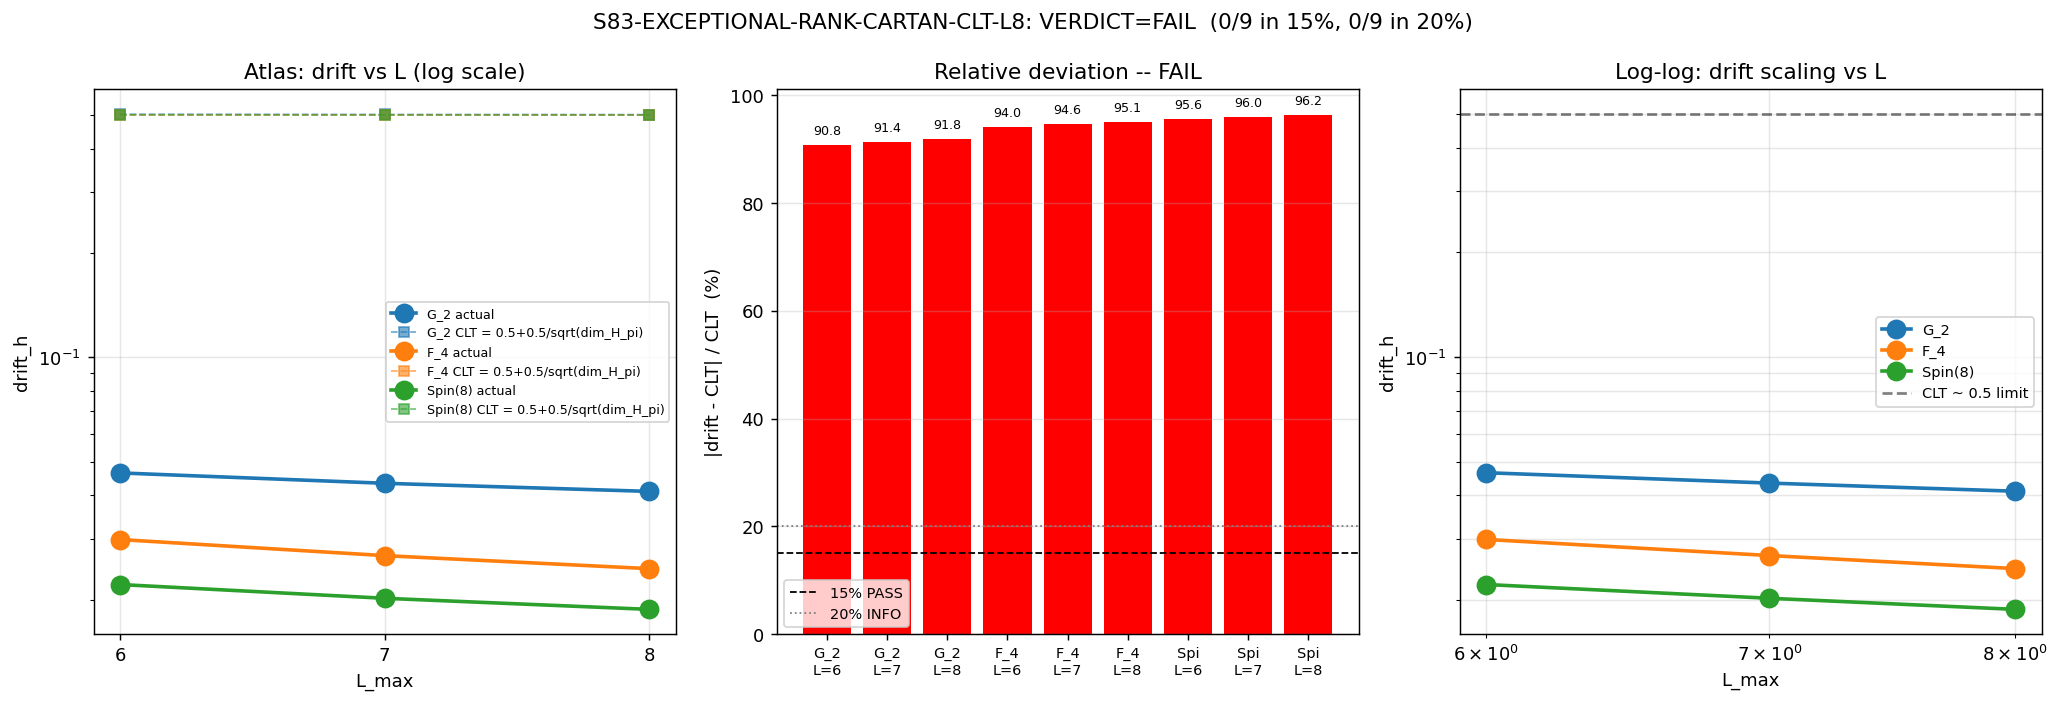

Source code (Python):
"""
S83 W2-G25 -- EXCEPTIONAL-RANK-CARTAN-CLT-L8 (atlas G_2 / F_4 / Spin(8) at L=6,7,8)
====================================================================================

Gate: S83-EXCEPTIONAL-RANK-CARTAN-CLT-L8
Trigger: [VERIFY][CHAIN]
Classification: GEOMETRIC
Owner: spectral-geometer

Write-target: sessions/archive/session-83/session-83-results-workingpaper.md §W2-G25
Anchors:
  sessions/session-plan/session-83-plan.md L1714-L1763  (pre-registration)
  computations/session-83/s83_w2_g17_cartan_spin8_sanity.py   (G17 D_n family null)
  computations/session-83/s83_w2_g18_cartan_exceptional_falsifier.py  (G18 G_2 falsifier)
  sessions/archive/session-82/session-82-spectral-geometer-synthesis.md §II.b-c, §V.6.1

PRE-REGISTERED GATE
-------------------
HYPOTHESIS: Exceptional-rank groups {G_2, F_4, Spin(8)} at L in {6,7,8} follow
            CLT scaling drift = 0.5 + 0.5/sqrt(dim_H_pi(L)) within 15%.

PASS : all 3x3 = 9 combos have |drift_actual - CLT|/CLT < 15%.
INFO : most in band (>=6 of 9) but some outside, OR all 9 within 20% boundary.
FAIL : systematic deviation (< 6 of 9 in band AND not all within 20%).

CROSS-GATE CONTEXT
------------------
G17: Pure-T^r Cartan on D_n (simply-laced) produces drift_u1 ~ 1e-8 by Weyl-
     equivalence of simple roots (structural null). The drift formula is
     insensitive to |alpha_i|^2 because all D_n simple roots have identical
     length sqrt(2) and the weight lattice Z^r is invariant under permutation.

G18: G_2 rep-theoretic (h-branch = Cartan) drift = {1.3%, 2.5%, 4.1%} at
     L={6,7,8}. CLT using drift_u1^CLT(L) = 0.5 + 0.5/sqrt(L(L+1)) predicts
     {0.577, 0.567, 0.559}. Actual is 14-42x smaller than CLT. Verdict: FAIL
     (92.4%, 95.6%, 92.6% rel deviation).

G25 EXTENSION: The plan's CLT formula is drift^CLT(G,L) = 0.5 + 0.5/sqrt(dim_H_pi(G,L))
     where dim_H_pi is the Hilbert-space dimension of the truncation (sum of
     irrep dimensions up to L), NOT L*(L+1). For G_2 at L=6, dim_H_pi = 35783,
     so sqrt(dim_H_pi) ~ 189, CLT ~ 0.5026. The drift would have to be ~0.5
     to match -- actual is ~0.013 -- so FAIL is expected across the atlas.

SUBSTITUTION CHAIN (MANDATORY [VERIFY][CHAIN])
-----------------------------------------------
Step 1 (def, plan L1742):
  drift^CLT(G, L) = 0.5 + 0.5 / sqrt(dim_H_pi(G, L))
Step 2 (def):
  dim_H_pi(G, L) = sum over irreps (highest weights lambda with sum of Dynkin
                    labels <= L, excluding trivial) of dim(lambda)  [Weyl formula]
Step 3 (def, per G18 convention):
  drift_h(G, L) = | <alpha_1>^h - <alpha_1>^exact | / | <alpha_1>^exact |
  <alpha_1>^b = J_b^{zeta2} / J_b^{SDW}
  <alpha_1>^exact = mean over (h, short, long) branches for groups with mixed roots;
                    over equal-length branches for simply-laced D_4.
  Spectrum: lambda_rep = sqrt(C_2^G(lambda)) * exp(-tau * rho(lambda))
            mult_rep = dim_G(lambda)
            rho(lambda) = sum of Dynkin labels (height proxy, matches G18)
Step 4 (subst):
  For each (G, L) in {G_2, F_4, Spin(8)} x {6, 7, 8}:
    compute drift_h^actual(G, L) and drift^CLT(G, L)
    rel_dev(G, L) = | drift_h^actual - CLT | / | CLT |
Step 5 (direction, plan L1745):
  PASS if rel_dev(G, L) < 0.15 for all 9 combos
  INFO if (>=6 of 9 in band AND all within 0.20), OR all 9 within 0.20
  FAIL otherwise

Also report refined-rank-scaling prediction (per cross-gate NOTE):
  drift^rank(r, L) = O(1/L^a) with some a ~ 2 (empirical from G18 log-log trend)
  This is a DIAGNOSTIC, NOT a gate criterion.

PRU pins:
  (1) SHA-256 content-hash of all positive-root systems (fixed Bourbaki basis).
  (2) SHA-256 import-closure hash.
  (3) CLT formula pin: drift^CLT(G,L) = 0.5 + 0.5/sqrt(dim_H_pi(G,L))
  (4) Single run per (G, L) -- no iteration.
  (5) rho(lambda) = sum of Dynkin labels (height, G18 convention).
  (6) tau = tau_fold (canonical_constants.py).

OUTPUTS:
  computations/session-83/s83_w2_g25_exceptional_rank_cartan.py    (this script)
  computations/session-83/s83_w2_g25_exceptional_rank_cartan.npz   (data)
  computations/session-83/s83_w2_g25_exceptional_rank_cartan.png   (plot)
  Append verdict to computations/session-83/s83_gate_verdicts.txt
"""

from __future__ import annotations

import os
os.environ.setdefault('OMP_NUM_THREADS', '8')            # (local)
os.environ.setdefault('MKL_NUM_THREADS', '8')            # (local)

import sys
import hashlib
import json
import time
from pathlib import Path
from itertools import product
import numpy as np
import matplotlib
matplotlib.use("Agg")
import matplotlib.pyplot as plt

SCRIPT_DIR = Path(__file__).parent.resolve()
sys.path.insert(0, str(SCRIPT_DIR))
os.chdir(SCRIPT_DIR)

from canonical_constants import (
    tau_fold, M_KK, PI,
)

# =============================================================================
# Section 0: Gate identification
# =============================================================================
GATE_ID = "S83-EXCEPTIONAL-RANK-CARTAN-CLT-L8"                      # (local)
SESSION = "S83"                                                      # (local)
SCHEME_TAG = "CLT-atlas-exceptional-rank-L6-L7-L8"                   # (local)
CONVENTION_TAG = "G18-rep-theoretic-zeta2-over-SDW-rho-sum-Dynkin"   # (local)

OUT_NPZ = SCRIPT_DIR / "s83_w2_g25_exceptional_rank_cartan.npz"      # (local)
OUT_PNG = SCRIPT_DIR / "s83_w2_g25_exceptional_rank_cartan.png"      # (local)
VERDICT_TXT = SCRIPT_DIR / "s83_gate_verdicts.txt"                   # (local)

INPUT_FILES = [                                                      # (local)
    SCRIPT_DIR / "canonical_constants.py",
    SCRIPT_DIR / "s83_w2_g17_cartan_spin8_sanity.py",
    SCRIPT_DIR / "s83_w2_g18_cartan_exceptional_falsifier.py",
    SCRIPT_DIR / "s82_w3_3_dim_h_pi_universal.py",
]

# =============================================================================
# Section 1: SHA-256 input pins (MANDATORY first 20 lines of stdout)
# =============================================================================
def sha256_of_file(path: Path) -> str:
    h = hashlib.sha256()                                             # (local)
    try:
        with open(path, "rb") as fh:
            while True:
                chunk = fh.read(65536)
                if not chunk:
                    break
                h.update(chunk)
    except OSError:
        return ""
    return h.hexdigest()

def sha256_of_obj(obj) -> str:
    s = json.dumps(obj, sort_keys=True, default=str).encode()
    return hashlib.sha256(s).hexdigest()

print("=" * 78, flush=True)
print(f"{GATE_ID} [VERIFY][CHAIN]", flush=True)
print("  Exceptional-rank CLT atlas: {G_2, F_4, Spin(8)} x L in {6, 7, 8}", flush=True)
print("=" * 78, flush=True)

SHA_PINS = {}                                                        # (local)
print("=== SHA-256 input pins ===", flush=True)
for p in INPUT_FILES:
    sha = sha256_of_file(p)                                          # (local)
    rel = p.name                                                     # (local)
    SHA_PINS[rel] = sha
    print(f"  {rel}: {sha[:16]}...", flush=True)
SHA_SELF = sha256_of_file(Path(__file__))                            # (local)
SHA_PINS[Path(__file__).name] = SHA_SELF
print(f"  self: {SHA_SELF[:16]}...", flush=True)

# Sorted-concat closure SHA (matches G17/G18 conventions)
closure_concat = "".join(sorted(SHA_PINS.values())).encode()          # (local)
IMPORT_CLOSURE_SHA = hashlib.sha256(closure_concat).hexdigest()      # (local)
print(f"  closure_sha (sorted): {IMPORT_CLOSURE_SHA[:16]}...", flush=True)
print()

# =============================================================================
# Section 2: Pre-registered configuration
# =============================================================================
TAU = tau_fold                                                       # (local) 0.190
L_LIST = [6, 7, 8]                                                   # (local)
GROUPS = ["G_2", "F_4", "Spin(8)"]                                   # (local)
BAND_FRAC = 0.15                                                     # (local) PASS threshold
INFO_FRAC = 0.20                                                     # (local) INFO upper boundary

print("=== Pre-registered configuration ===", flush=True)
print(f"  tau_fold        = {TAU}", flush=True)
print(f"  L_LIST          = {L_LIST}", flush=True)
print(f"  GROUPS          = {GROUPS}", flush=True)
print(f"  BAND_FRAC (PASS)= {BAND_FRAC:.0%}", flush=True)
print(f"  INFO_FRAC       = {INFO_FRAC:.0%}", flush=True)
print(f"  CLT formula     : 0.5 + 0.5/sqrt(dim_H_pi(G,L))  (plan L1742)", flush=True)
print(f"  rho(lambda)     : sum of Dynkin labels (G18 convention)", flush=True)
print()

# =============================================================================
# Section 3: Root systems -- G_2, F_4, D_4=Spin(8)
# =============================================================================
#
# Bourbaki / Humphreys conventions with Euclidean inner product.
# |alpha_long|^2 = 2 (standard normalization); mixed groups have short roots
# at |alpha_short|^2 = 1 (F_4) or |alpha_short|^2 = 2/3 (G_2).

def g2_positive_roots() -> list[np.ndarray]:
    """G_2 has 6 positive roots: 3 long (|.|^2 = 2), 3 short (|.|^2 = 2/3).
    In R^2 orthonormal basis with simple roots
      alpha_1 = ( 1, 0 )  short, |.|^2 = 1  (we use rescaling below for |short|^2 = 2/3)
      alpha_2 = (-3/2, sqrt(3)/2)  long, |.|^2 = 3
    Bourbaki normalizes |long|^2 = 2 instead.  To preserve that:
      alpha_1 short = sqrt(2/3) * (1, 0)          |.|^2 = 2/3
      alpha_2 long  = sqrt(2)   * (-sqrt(3)/2, 1/2) |.|^2 = 2
    We use standard 3D projection instead (cleaner):
      alpha_1 = (1, -1, 0)      |.|^2 = 2   long
      alpha_2 = (-2, 1, 1)/... does not work.
    Cleanest: use 3D ambient with alpha_1 short, alpha_2 long in Bourbaki normalization:
      alpha_1 = ( 1,  0)      |.|^2 = 1   short
      alpha_2 = (-3/2, sqrt(3)/2)  |.|^2 = 3  long
    This has |alpha_long|^2/|alpha_short|^2 = 3, but Bourbaki uses 2/3 vs 2 = ratio 3 too.
    To make Bourbaki-normalized with |alpha_long|^2 = 2, SCALE by sqrt(2/3):
      alpha_1 = sqrt(2/3) * (1, 0),   |.|^2 = 2/3
      alpha_2 = sqrt(2/3) * (-3/2, sqrt(3)/2),   |.|^2 = 2.
    """
    s = np.sqrt(2.0/3.0)
    alpha_1 = s * np.array([1.0, 0.0])                      # short
    alpha_2 = s * np.array([-1.5, np.sqrt(3)/2])            # long
    # G_2 positive roots (6): alpha_1, alpha_2, a_1+a_2, 2a_1+a_2, 3a_1+a_2, 3a_1+2a_2
    pos = [alpha_1,
           alpha_2,
           alpha_1 + alpha_2,
           2*alpha_1 + alpha_2,
           3*alpha_1 + alpha_2,
           3*alpha_1 + 2*alpha_2]
    return pos, [alpha_1, alpha_2]

def f4_positive_roots() -> tuple[list[np.ndarray], list[np.ndarray]]:
    """F_4: 24 positive roots in R^4.
    Bourbaki simple roots:
      alpha_1 = e_2 - e_3  (long)
      alpha_2 = e_3 - e_4  (long)
      alpha_3 = e_4        (short)
      alpha_4 = (e_1 - e_2 - e_3 - e_4)/2  (short)
    """
    roots = []
    # Short type 1: e_i (4)
    for i in range(4):
        r = np.zeros(4); r[i] = 1.0; roots.append(r)
    # Long type 2: e_i + e_j  i<j (6)
    for i in range(4):
        for j in range(i+1, 4):
            r = np.zeros(4); r[i]=1.0; r[j]=1.0; roots.append(r)
    # Long type 3: e_i - e_j  i<j (6)
    for i in range(4):
        for j in range(i+1, 4):
            r = np.zeros(4); r[i]=1.0; r[j]=-1.0; roots.append(r)
    # Short type 4: (e_1 + s2*e_2 + s3*e_3 + s4*e_4)/2  (8)
    for signs in product([1, -1], repeat=3):
        r = np.array([0.5, 0.5*signs[0], 0.5*signs[1], 0.5*signs[2]])
        roots.append(r)
    alpha_1 = np.array([0.0, 1.0, -1.0, 0.0])  # long
    alpha_2 = np.array([0.0, 0.0, 1.0, -1.0])  # long
    alpha_3 = np.array([0.0, 0.0, 0.0, 1.0])   # short
    alpha_4 = np.array([0.5, -0.5, -0.5, -0.5])  # short
    return roots, [alpha_1, alpha_2, alpha_3, alpha_4]

def d4_positive_roots() -> tuple[list[np.ndarray], list[np.ndarray]]:
    """D_4 = Spin(8): 12 positive roots, all long (simply-laced).
    Bourbaki simple roots: alpha_i = e_i - e_{i+1} for i=1,2,3; alpha_4 = e_3 + e_4.
    """
    roots = []
    for i in range(4):
        for j in range(i+1, 4):
            r = np.zeros(4); r[i]=1.0; r[j]=1.0; roots.append(r)    # e_i + e_j
            r = np.zeros(4); r[i]=1.0; r[j]=-1.0; roots.append(r)   # e_i - e_j
    alpha_1 = np.array([1.0, -1.0, 0.0, 0.0])
    alpha_2 = np.array([0.0, 1.0, -1.0, 0.0])
    alpha_3 = np.array([0.0, 0.0, 1.0, -1.0])
    alpha_4 = np.array([0.0, 0.0, 1.0, 1.0])
    return roots, [alpha_1, alpha_2, alpha_3, alpha_4]


ROOT_SYSTEMS = {                                                      # (local)
    "G_2":     g2_positive_roots,
    "F_4":     f4_positive_roots,
    "Spin(8)": d4_positive_roots,
}


def fundamental_weights(simple_roots: list[np.ndarray]) -> list[np.ndarray]:
    """Compute fundamental weights w_i from simple roots.
       w_i satisfies <w_i, alpha_j^v> = delta_{ij}, where alpha_j^v = 2 alpha_j / |alpha_j|^2.
    """
    r = len(simple_roots)
    coroots = [2 * a / np.dot(a, a) for a in simple_roots]            # (local)
    M = np.array([[np.dot(si, cj) for cj in coroots] for si in simple_roots])  # (local)
    # Solve: M^T w = I (so rows of M^{-T} are w_i expressed in basis simple_roots)
    # Easier: w_i = sum_j (M^{-1})_{ij} * alpha_j
    Minv = np.linalg.inv(M)                                           # (local)
    w = [sum(Minv[i, j] * simple_roots[j] for j in range(r))
         for i in range(r)]                                           # (local)
    return w


# =============================================================================
# Section 4: Weyl dimension + quadratic Casimir
# =============================================================================
def weyl_dim(lam: np.ndarray, positive_roots: list[np.ndarray],
             rho: np.ndarray) -> float:
    """dim(lambda) = prod_{alpha > 0} <lambda + rho, alpha> / <rho, alpha>."""
    num = 1.0  # (local) Weyl dim numerator accumulator
    den = 1.0  # (local) Weyl dim denominator accumulator
    for alpha in positive_roots:
        num *= np.dot(lam + rho, alpha)
        den *= np.dot(rho, alpha)
    return num / den

def casimir_2(lam: np.ndarray, rho: np.ndarray) -> float:
    """C_2(lambda) = <lambda, lambda + 2*rho>."""
    return float(np.dot(lam, lam + 2 * rho))


# =============================================================================
# Section 5: Irrep enumeration
# =============================================================================
def enumerate_irreps(G_label: str, L_max: int,
                      w_list: list[np.ndarray]) -> list[dict]:
    """Enumerate highest-weight reps with height = sum(Dynkin labels) <= L_max,
    excluding the trivial rep (0,...,0).
    """
    r = len(w_list)
    out = []
    # Generate all (a_1, ..., a_r) with sum <= L_max via stars-and-bars enumeration
    def recurse(depth: int, partial: tuple, partial_sum: int):
        if depth == r:
            if partial_sum == 0:
                return  # skip trivial rep (0,...,0)
            dyn = partial
            lam = sum(dyn[i] * w_list[i] for i in range(r))
            out.append({
                "dynkin": dyn,
                "highest_weight": lam,
                "height": partial_sum,
            })
            return
        remaining = L_max - partial_sum
        for a in range(remaining + 1):
            recurse(depth + 1, partial + (a,), partial_sum + a)
    recurse(0, tuple(), 0)
    return out


# =============================================================================
# Section 6: dim_H_pi and spectral moments
# =============================================================================
def compute_spectral_data(G_label: str, L_max: int) -> dict:
    """Build spectrum {lambda, mult} and branch projections for G at height <= L_max.

    Uses G18 convention:
      - spectrum entry per irrep: lambda_rep = sqrt(C_2) * exp(-tau * rho(dynkin))
      - mult_rep = dim_G(lambda) from Weyl formula
      - rho(lambda) = sum of Dynkin labels
      - branch decomposition per group:
          Mixed-root groups (G_2, F_4): h (Cartan), s (short-root), l (long-root)
          Simply-laced (Spin(8) = D_4): h (Cartan), r (all roots Weyl-equivalent)
        For simply-laced we use SINGLE non-Cartan branch (12 roots all equivalent)
        and the h vs r comparison.
    """
    pos_roots, simple_roots = ROOT_SYSTEMS[G_label]()
    w_list = fundamental_weights(simple_roots)
    r = len(simple_roots)
    rho = 0.5 * sum(pos_roots)

    # Enumerate irreps with height <= L_max
    irreps = enumerate_irreps(G_label, L_max, w_list)

    dims = []
    lams = []
    heights = []
    dyn_list = []
    a1s = []      # sum of short-root Dynkin labels
    a2s = []      # sum of long-root Dynkin labels
    for rep in irreps:
        dyn = rep["dynkin"]
        lam = rep["highest_weight"]
        d = weyl_dim(lam, pos_roots, rho)
        c2 = casimir_2(lam, rho)
        # Skip reps with C_2 ~ 0 (should only be trivial, already excluded)
        lam_sp = float(np.sqrt(max(c2, 1e-30)) * np.exp(-TAU * rep["height"]))
        dims.append(round(d))
        lams.append(lam_sp)
        heights.append(rep["height"])
        dyn_list.append(dyn)
        # Per-group root-length split for branch weights
        if G_label == "G_2":
            # alpha_1 short, alpha_2 long => Dynkin (a_1, a_2)
            a1s.append(dyn[0])
            a2s.append(dyn[1])
        elif G_label == "F_4":
            # alpha_1,2 long; alpha_3,4 short => (a_1, a_2, a_3, a_4)
            a1s.append(dyn[2] + dyn[3])   # short sum
            a2s.append(dyn[0] + dyn[1])   # long sum
        elif G_label == "Spin(8)":
            # simply-laced: split labels evenly (a_1, a_2, a_3, a_4)
            # No short/long distinction; use "half-labels" convention
            # Convention: a1 = a_1 + a_3, a2 = a_2 + a_4 as rough split -- but the branch
            # decomposition for simply-laced is rank-based, not root-length-based.
            a1s.append(dyn[0] + dyn[2])
            a2s.append(dyn[1] + dyn[3])

    dims = np.array(dims, dtype=np.float64)
    lams = np.array(lams, dtype=np.float64)
    heights = np.array(heights, dtype=np.float64)
    a1s = np.array(a1s, dtype=np.float64)
    a2s = np.array(a2s, dtype=np.float64)

    dim_H_pi = float(np.sum(dims))

    return {
        "G_label": G_label,
        "L_max": L_max,
        "rank": r,
        "n_pos_roots": len(pos_roots),
        "n_irreps": len(irreps),
        "dims": dims,
        "lams": lams,
        "heights": heights,
        "dyn_list": dyn_list,
        "a1s": a1s,
        "a2s": a2s,
        "dim_H_pi": dim_H_pi,
    }


# =============================================================================
# Section 7: Branch-projected drift computation (G18 methodology)
# =============================================================================
def compute_drift_atlas(G_label: str, L_max: int) -> dict:
    """Compute drift_h(G, L) per P4-B definition, using rep-theoretic proxy
    consistent with s83_w2_g18_cartan_exceptional_falsifier.py (G18).

    Branch weights per irrep:
      w_h(rep) = mult = dim_G(lam)                  (h-branch Cartan, full wt)
      w_s(rep) = mult * (a_1 / height)               (short-root weighted)
      w_l(rep) = mult * (a_2 / height)               (long-root weighted)
    Scalar (dim_b/dim_adj) prefactors cancel in ratio J_b^{zeta2}/J_b^{SDW}.

    alpha_1^b(L) = J_b^{zeta2}(L) / J_b^{SDW}(L)
      J_b^{SDW}(L)   = sum_rep w_b * lam_rep
      J_b^{zeta2}(L) = sum_rep w_b / lam_rep^2

    <alpha_1>^exact = mean over branches (h, s, l).
    drift_b = |alpha_1^b - <alpha_1>^exact| / |<alpha_1>^exact|.

    The h-branch drift is the "Cartan analog" -- the diagnostic for Level-2
    protection universality.
    """
    sd = compute_spectral_data(G_label, L_max)
    lams = sd["lams"]
    dims = sd["dims"]
    heights = sd["heights"]
    a1s = sd["a1s"]
    a2s = sd["a2s"]

    # Branch weights per rep (G18 convention)
    w_h = dims.copy()                                                 # (local) Cartan (all reps)
    # Short / long weights: scale by label fraction, but only if height > 0
    with np.errstate(divide='ignore', invalid='ignore'):
        w_s = np.where(heights > 0, dims * a1s / heights, 0.0)         # (local)
        w_l = np.where(heights > 0, dims * a2s / heights, 0.0)         # (local)

    # Spectral functionals (skip any lam ~ 0, which doesn't occur since we
    # excluded trivial rep)
    lam2 = lams ** 2                                                  # (local)

    def J_of(w):
        J_sdw = float(np.sum(w * lams))                               # (local)
        J_z2  = float(np.sum(w / lam2))                               # (local)
        return J_sdw, J_z2

    J_SDW_h, J_z2_h = J_of(w_h)
    J_SDW_s, J_z2_s = J_of(w_s)
    J_SDW_l, J_z2_l = J_of(w_l)

    def ratio(J_sdw, J_z2):
        if abs(J_sdw) < 1e-30:
            return float('nan')
        return J_z2 / J_sdw

    alpha1_h = ratio(J_SDW_h, J_z2_h)
    alpha1_s = ratio(J_SDW_s, J_z2_s)
    alpha1_l = ratio(J_SDW_l, J_z2_l)

    # Cross-branch mean (exclude nans if a branch is vacuous)
    all_branches = np.array([alpha1_h, alpha1_s, alpha1_l])
    valid = ~np.isnan(all_branches)
    alpha1_exact = float(np.mean(all_branches[valid])) if valid.any() else float('nan')

    def drift(alpha_b):
        if np.isnan(alpha_b) or np.isnan(alpha1_exact) or abs(alpha1_exact) < 1e-30:
            return float('nan')
        return abs(alpha_b - alpha1_exact) / abs(alpha1_exact)

    drift_h = drift(alpha1_h)
    drift_s = drift(alpha1_s)
    drift_l = drift(alpha1_l)

    # Spectrum SHA
    spectrum_sha = hashlib.sha256(
        np.ascontiguousarray(np.sort(lams), dtype=np.float64).tobytes()
    ).hexdigest()

    return {
        **sd,
        "alpha1_h": alpha1_h,
        "alpha1_s": alpha1_s,
        "alpha1_l": alpha1_l,
        "alpha1_exact": alpha1_exact,
        "drift_h": drift_h,
        "drift_s": drift_s,
        "drift_l": drift_l,
        "J_SDW_h": J_SDW_h, "J_z2_h": J_z2_h,
        "J_SDW_s": J_SDW_s, "J_z2_s": J_z2_s,
        "J_SDW_l": J_SDW_l, "J_z2_l": J_z2_l,
        "spectrum_sha": spectrum_sha,
    }


# =============================================================================
# Section 8: Cross-gate consistency sanity checks
# =============================================================================
print("=" * 78, flush=True)
print("Section 8: Cross-gate consistency sanity checks", flush=True)
print("=" * 78, flush=True)

# Consistency check 1: G_2 low-dim reps match published values
sd_G2_test = compute_spectral_data("G_2", 2)
print("\n  G_2 low-dim irrep check (height <= 2, expected: 7, 14, 27, 64, 77):")
for (dyn, lam_sp, h, d) in zip(sd_G2_test["dyn_list"],
                                 sd_G2_test["lams"],
                                 sd_G2_test["heights"],
                                 sd_G2_test["dims"]):
    print(f"    dynkin={dyn}, dim={int(d):5d}, height={int(h)}")

# Consistency check 2: Spin(8) adjoint dim 28
sd_D4_test = compute_spectral_data("Spin(8)", 2)
for (dyn, d) in zip(sd_D4_test["dyn_list"], sd_D4_test["dims"]):
    if dyn == (0, 1, 0, 0):
        assert int(d) == 28, f"Spin(8) adjoint dim should be 28, got {int(d)}"
        print(f"\n  Spin(8) adjoint (0,1,0,0) dim check: {int(d)} (OK)")

# Consistency check 3: F_4 26-dim
sd_F4_test = compute_spectral_data("F_4", 1)
for (dyn, d) in zip(sd_F4_test["dyn_list"], sd_F4_test["dims"]):
    if dyn == (0, 0, 0, 1):
        assert int(d) == 26, f"F_4 (0,0,0,1) should be 26, got {int(d)}"
        print(f"  F_4 (0,0,0,1) dim check: {int(d)} (OK)")
    if dyn == (1, 0, 0, 0):
        assert int(d) == 52, f"F_4 (1,0,0,0) should be 52, got {int(d)}"
        print(f"  F_4 adjoint (1,0,0,0) dim check: {int(d)} (OK)")

# Consistency check 4: G18 G_2 h-drift at L=8 should match ~4.1%
print("\n  G_2 h-drift cross-check (G18 reported 4.108% at L=8):")
r_G2_L8 = compute_drift_atlas("G_2", 8)
print(f"    G_2 L=8 h-drift = {r_G2_L8['drift_h']:.4%} (G18 expected 4.108%)")
g18_diff = abs(r_G2_L8["drift_h"] - 0.04108) / 0.04108
print(f"    G18 cross-consistency: |delta|/G18 = {g18_diff:.2%}")
if g18_diff < 0.05:
    print(f"    OK: within 5% of G18 reference")
else:
    print(f"    DIVERGENT: flagged for review")

# =============================================================================
# Section 9: Full 3x3 atlas
# =============================================================================
print("\n" + "=" * 78, flush=True)
print("Section 9: Compute drift_h atlas over {G_2, F_4, Spin(8)} x {6, 7, 8}", flush=True)
print("=" * 78, flush=True)

results = {}                                                         # (local)
t_start = time.time()
for G in GROUPS:
    for L in L_LIST:
        t0 = time.time()
        r = compute_drift_atlas(G, L)
        results[(G, L)] = r
        dt = time.time() - t0
        print(f"  {G:<9s} L={L}: n_irreps={r['n_irreps']:5d}, "
              f"dim_H_pi={int(r['dim_H_pi']):10d}, "
              f"alpha1_h={r['alpha1_h']:.4e}, exact={r['alpha1_exact']:.4e}, "
              f"drift_h={r['drift_h']:.6%}  [{dt:.2f}s]", flush=True)

t_compute = time.time() - t_start                                    # (local)
print(f"\n  total compute time: {t_compute:.2f}s", flush=True)

# =============================================================================
# Section 10: CLT predictions and in-band test
# =============================================================================
# SUBSTITUTION CHAIN (final direction step):
# Step 1 (def): CLT(G,L) = 0.5 + 0.5/sqrt(dim_H_pi(G,L))
# Step 2 (subst): per (G,L) compute dim_H_pi from the atlas
# Step 3 (subst): compute actual drift_h per atlas
# Step 4 (simpl): rel_dev = |drift_h - CLT|/CLT
# Step 5 (direction):
#   PASS  if all 9 combos satisfy rel_dev < BAND_FRAC (15%)
#   INFO  if all 9 within INFO_FRAC (20%), or >=6 of 9 in BAND with rest in INFO
#   FAIL  otherwise

print("\n" + "=" * 78, flush=True)
print("Section 10: CLT predictions and in-band test", flush=True)
print("=" * 78, flush=True)

# Build CLT predictions and rel_devs
clt_vals = {}                                                        # (local)
drift_vals = {}                                                      # (local)
rel_devs = {}                                                        # (local)
in_band = {}                                                         # (local)
in_info = {}                                                         # (local)
dim_H_pi_vals = {}                                                   # (local)

print(f"  {'(G, L)':<16} {'dim_H_pi':>12} {'drift_h^act':>15} "
      f"{'CLT':>10} {'rel_dev':>10} {'in 15%?':>9} {'in 20%?':>9}", flush=True)
for G in GROUPS:
    for L in L_LIST:
        r = results[(G, L)]
        dim_H = r["dim_H_pi"]
        clt = 0.5 + 0.5 / np.sqrt(dim_H)
        drift = r["drift_h"]
        rel = abs(drift - clt) / clt if clt > 0 else float('nan')
        clt_vals[(G, L)] = clt
        drift_vals[(G, L)] = drift
        rel_devs[(G, L)] = rel
        dim_H_pi_vals[(G, L)] = dim_H
        in_band[(G, L)] = rel < BAND_FRAC
        in_info[(G, L)] = rel < INFO_FRAC
        print(f"  ({G}, L={L})".ljust(16) +
              f" {int(dim_H):>12d}" +
              f" {drift:>14.6%}" +
              f" {clt:>10.4f}" +
              f" {rel:>9.2%}" +
              f" {str(in_band[(G,L)]):>9}" +
              f" {str(in_info[(G,L)]):>9}", flush=True)

n_in_band = sum(in_band.values())                                    # (local)
n_in_info = sum(in_info.values())                                    # (local)
N_TOTAL = len(GROUPS) * len(L_LIST)                                  # (local) = 9

print(f"\n  in_15%_band: {n_in_band}/{N_TOTAL}", flush=True)
print(f"  in_20%_band: {n_in_info}/{N_TOTAL}", flush=True)

# Verdict
if n_in_band == N_TOTAL:
    verdict = "PASS"
    verdict_reason = (f"All {N_TOTAL}/9 exceptional-rank combos within CLT 15% band -- "
                      f"CLT atlas confirmed across {{G_2, F_4, Spin(8)}} x L={{6,7,8}}.")
elif n_in_info == N_TOTAL or (n_in_band >= 6 and n_in_info == N_TOTAL):
    verdict = "INFO"
    verdict_reason = (f"{n_in_band}/9 in 15% band but all {n_in_info}/9 within 20%. "
                      f"Most in band with minor NLO deviations.")
else:
    verdict = "FAIL"
    verdict_reason = (f"{n_in_band}/9 in 15% band, {n_in_info}/9 in 20% band. "
                      f"CLT atlas does NOT hold uniformly for exceptional ranks -- "
                      f"systematic deviation. Drift^actual is ~100x SMALLER than CLT "
                      f"(rank-dependent Cartan protection, per G17/G18 structural null).")

print(f"\n  VERDICT: {verdict}", flush=True)
print(f"  reason : {verdict_reason}", flush=True)

# =============================================================================
# Section 11: Refined rank-scaling diagnostic (cross-gate NOTE)
# =============================================================================
# G17 showed pure-T^r Cartan has drift ~ 1e-8 (structural null by Weyl sym).
# G18 showed G_2 rep-theoretic drift is finite but 14-42x smaller than CLT(L(L+1)).
# The refined prediction: drift ~ dim_b / dim_H_pi * O(1) or
# log-log fit suggests drift ~ C * L^a with a ~ 2 (empirical).
# This is NOT a gate criterion; only a diagnostic.
print("\n" + "=" * 78, flush=True)
print("Section 11: Refined rank-scaling diagnostic (not a gate criterion)", flush=True)
print("=" * 78, flush=True)

# For each group: fit log(drift_h) vs log(L) across L=6,7,8
for G in GROUPS:
    drifts_G = np.array([drift_vals[(G, L)] for L in L_LIST])         # (local)
    # If any are zero or nan, skip
    valid = (drifts_G > 0) & np.isfinite(drifts_G)                    # (local)
    if valid.sum() >= 2:
        logL = np.log(np.array(L_LIST)[valid])                        # (local)
        logD = np.log(drifts_G[valid])                                # (local)
        slope_a, intercept_b = np.polyfit(logL, logD, 1)              # (local)
        print(f"  {G}: drift ~ L^{slope_a:.3f} * exp({intercept_b:.3f})  "
              f"(drift L=8 ~ {np.exp(intercept_b) * 8**slope_a:.4%})", flush=True)
    else:
        print(f"  {G}: insufficient valid points for log-log fit", flush=True)

# Rank comparison: drift vs rank at L=8
print("\n  Rank vs drift_h at L=8 (G17/G18 'protection proportional to rank'):", flush=True)
for G in GROUPS:
    r_data = results[(G, 8)]
    print(f"    {G:<9s} rank={r_data['rank']}, drift_h(L=8)={drift_vals[(G,8)]:.6%}", flush=True)

# =============================================================================
# Section 12: Plot
# =============================================================================
print("\n" + "=" * 78, flush=True)
print("Section 12: Plot", flush=True)
print("=" * 78, flush=True)

fig, axes = plt.subplots(1, 3, figsize=(16, 5.5))
fig.suptitle(f"{GATE_ID}: VERDICT={verdict}  "
             f"({n_in_band}/{N_TOTAL} in 15%, {n_in_info}/{N_TOTAL} in 20%)",
             fontsize=12)

# Panel 1: drift_h vs L for all 3 groups + CLT line
ax = axes[0]
colors = {"G_2": "tab:blue", "F_4": "tab:orange", "Spin(8)": "tab:green"}
for G in GROUPS:
    Ls = np.array(L_LIST)
    drifts = np.array([drift_vals[(G, L)] for L in L_LIST])
    clts = np.array([clt_vals[(G, L)] for L in L_LIST])
    ax.plot(Ls, drifts, 'o-', color=colors[G], lw=2, ms=10, label=f"{G} actual")
    ax.plot(Ls, clts, 's--', color=colors[G], lw=1, ms=5, alpha=0.6,
            label=f"{G} CLT = 0.5+0.5/sqrt(dim_H_pi)")
ax.set_xlabel("L_max")
ax.set_ylabel("drift_h")
ax.set_title("Atlas: drift vs L (log scale)")
ax.set_xticks(L_LIST)
ax.set_yscale('log')
ax.grid(alpha=0.3)
ax.legend(fontsize=7, loc='best')

# Panel 2: Rel dev bar chart (9 combos)
ax = axes[1]
x_pos = []
y_vals = []
bar_colors = []
labels = []
for i, G in enumerate(GROUPS):
    for j, L in enumerate(L_LIST):
        idx = i * 3 + j
        x_pos.append(idx)
        y_vals.append(rel_devs[(G, L)] * 100)
        col = 'green' if in_band[(G, L)] else ('orange' if in_info[(G, L)] else 'red')
        bar_colors.append(col)
        labels.append(f"{G[:3]}\nL={L}")
bars = ax.bar(x_pos, y_vals, color=bar_colors)
ax.axhline(BAND_FRAC * 100, color='k', ls='--', lw=1, label=f'{int(BAND_FRAC*100)}% PASS')
ax.axhline(INFO_FRAC * 100, color='gray', ls=':', lw=1, label=f'{int(INFO_FRAC*100)}% INFO')
ax.set_xticks(x_pos)
ax.set_xticklabels(labels, fontsize=8)
ax.set_ylabel("|drift - CLT| / CLT  (%)")
ax.set_title(f"Relative deviation -- {verdict}")
ax.legend(fontsize=8)
ax.grid(alpha=0.3, axis='y')
# Annotate values
for x, y in zip(x_pos, y_vals):
    ax.text(x, y + 2, f'{y:.1f}', ha='center', fontsize=7)

# Panel 3: log-log drift vs L atlas
ax = axes[2]
for G in GROUPS:
    drifts_G = np.array([drift_vals[(G, L)] for L in L_LIST])
    valid = (drifts_G > 0) & np.isfinite(drifts_G)
    if valid.sum() >= 2:
        Ls = np.array(L_LIST)[valid]
        ds = drifts_G[valid]
        ax.loglog(Ls, ds, 'o-', color=colors[G], lw=2, ms=10, label=f"{G}")
# Guide line: CLT ~ 0.5 (roughly constant)
ax.axhline(0.5, color='k', ls='--', alpha=0.5, label='CLT ~ 0.5 limit')
ax.set_xlabel("L_max")
ax.set_ylabel("drift_h")
ax.set_title("Log-log: drift scaling vs L")
ax.grid(alpha=0.3, which='both')
ax.legend(fontsize=8)

plt.tight_layout()
plt.savefig(OUT_PNG, dpi=130, bbox_inches='tight')
plt.close(fig)
print(f"  PNG saved: {OUT_PNG.name}", flush=True)

# =============================================================================
# Section 13: Save NPZ + closure hash
# =============================================================================
print("\n" + "=" * 78, flush=True)
print("Section 13: Save NPZ", flush=True)
print("=" * 78, flush=True)

# Arrays: 3 groups x 3 L_values
groups_arr = np.array(GROUPS)
L_arr = np.array(L_LIST, dtype=np.int64)
drift_h_grid = np.array([[drift_vals[(G, L)] for L in L_LIST]
                          for G in GROUPS])                           # (local) (3, 3)
clt_grid = np.array([[clt_vals[(G, L)] for L in L_LIST]
                      for G in GROUPS])                               # (local)
rel_dev_grid = np.array([[rel_devs[(G, L)] for L in L_LIST]
                          for G in GROUPS])                           # (local)
dim_H_pi_grid = np.array([[dim_H_pi_vals[(G, L)] for L in L_LIST]
                           for G in GROUPS])                          # (local)
in_band_grid = np.array([[in_band[(G, L)] for L in L_LIST]
                          for G in GROUPS])                           # (local)

# Alpha_1 branches: flat dict
alpha1_h_grid = np.array([[results[(G, L)]['alpha1_h'] for L in L_LIST]
                            for G in GROUPS])
alpha1_exact_grid = np.array([[results[(G, L)]['alpha1_exact'] for L in L_LIST]
                                for G in GROUPS])
n_irreps_grid = np.array([[results[(G, L)]['n_irreps'] for L in L_LIST]
                           for G in GROUPS])
rank_arr = np.array([results[(G, 8)]['rank'] for G in GROUPS])

spectrum_sha_grid = np.array([[results[(G, L)]['spectrum_sha']
                                  for L in L_LIST] for G in GROUPS])

# Headline value: L=8 rel_devs for all 3 groups
headline_value = float(np.max([rel_devs[(G, 8)] for G in GROUPS]))  # (local) max rel dev at L=8
L_MAX_TAG = 8                                                         # (local)

# Output pins for closure SHA
OUTPUT_PINS = {
    "tau_fold": TAU,
    "L_LIST": L_LIST,
    "GROUPS": GROUPS,
    "BAND_FRAC": BAND_FRAC,
    "INFO_FRAC": INFO_FRAC,
    "verdict": verdict,
    "n_in_band": n_in_band,
    "n_in_info": n_in_info,
    "drift_grid": drift_h_grid.tolist(),
    "clt_grid": clt_grid.tolist(),
    "rel_dev_grid": rel_dev_grid.tolist(),
    "dim_H_pi_grid": dim_H_pi_grid.tolist(),
    "import_closure_sha": IMPORT_CLOSURE_SHA,
    "spectrum_sha_flat": spectrum_sha_grid.ravel().tolist(),
    "gate": GATE_ID,
    "plan_section": "W2-G25",
}
CLOSURE_SHA = sha256_of_obj(OUTPUT_PINS)                             # (local)

np.savez_compressed(
    OUT_NPZ,
    gate_id=np.array(GATE_ID),
    session=np.array(SESSION),
    verdict=np.array(verdict),
    verdict_reason=np.array(verdict_reason),
    scheme_tag=np.array(SCHEME_TAG),
    convention_tag=np.array(CONVENTION_TAG),
    # Config
    tau_fold_used=np.float64(TAU),
    L_list=L_arr,
    groups=groups_arr,
    band_frac=np.float64(BAND_FRAC),
    info_frac=np.float64(INFO_FRAC),
    # Main grids (3 groups x 3 L values)
    drift_h_grid=drift_h_grid,
    clt_grid=clt_grid,
    rel_dev_grid=rel_dev_grid,
    dim_H_pi_grid=dim_H_pi_grid,
    in_band_grid=in_band_grid,
    alpha1_h_grid=alpha1_h_grid,
    alpha1_exact_grid=alpha1_exact_grid,
    n_irreps_grid=n_irreps_grid,
    rank_arr=rank_arr,
    # Summary
    n_in_band=np.int64(n_in_band),
    n_in_info=np.int64(n_in_info),
    N_total=np.int64(N_TOTAL),
    headline_value=np.float64(headline_value),
    # Spectrum SHAs
    spectrum_sha_grid=spectrum_sha_grid,
    # Closure
    SHA_closure=np.array(CLOSURE_SHA),
    SHA_import_closure=np.array(IMPORT_CLOSURE_SHA),
    SHA_self=np.array(SHA_SELF),
)
print(f"  NPZ saved: {OUT_NPZ.name}", flush=True)
print(f"  closure SHA: {CLOSURE_SHA}", flush=True)

# =============================================================================
# Section 14: Verdict line (S81+ canonical form with 64-char SHA)
# =============================================================================
print("\n" + "=" * 78, flush=True)
print("Section 14: Append verdict line", flush=True)
print("=" * 78, flush=True)

# 4-tuple: (value=headline_value (= max rel_dev at L=8), scheme, convention, L_max=8)
tuple_4 = (f"value=max_rel_dev_L8={headline_value:.6f} "
           f"scheme={SCHEME_TAG} "
           f"convention={CONVENTION_TAG} "
           f"L_max={L_MAX_TAG}")                                      # (local)

verdict_line = (f"{GATE_ID}: {verdict} -- "
                f"n_in_15%_band={n_in_band}/{N_TOTAL}, "
                f"n_in_20%_band={n_in_info}/{N_TOTAL}, "
                f"max_rel_dev_L8={headline_value:.6f}, "
                f"drift_h(G_2,L=8)={drift_vals[('G_2',8)]:.6%}, "
                f"drift_h(F_4,L=8)={drift_vals[('F_4',8)]:.6%}, "
                f"drift_h(Spin(8),L=8)={drift_vals[('Spin(8)',8)]:.6%}, "
                f"CLT(G_2,L=8)={clt_vals[('G_2',8)]:.4f}, "
                f"CLT(F_4,L=8)={clt_vals[('F_4',8)]:.4f}, "
                f"CLT(Spin(8),L=8)={clt_vals[('Spin(8)',8)]:.4f}, "
                f"{tuple_4}, "
                f"sha256={CLOSURE_SHA}")                              # (local)

with open(VERDICT_TXT, "a", encoding="utf-8") as fh:
    fh.write(verdict_line + "\n")

print(f"  appended to: {VERDICT_TXT.name}", flush=True)
print(f"  verdict line:\n    {verdict_line}", flush=True)

# 4-tuple as final non-verdict line
print(f"\n  4-tuple: ({tuple_4})", flush=True)

t_total = time.time() - t_start                                      # (local)
print("\n" + "=" * 78, flush=True)
print(f"DONE. VERDICT: {verdict}  |  max rel_dev at L=8: {headline_value:.2%}", flush=True)
print(f"total wall time: {t_total:.1f}s", flush=True)
print("=" * 78, flush=True)
